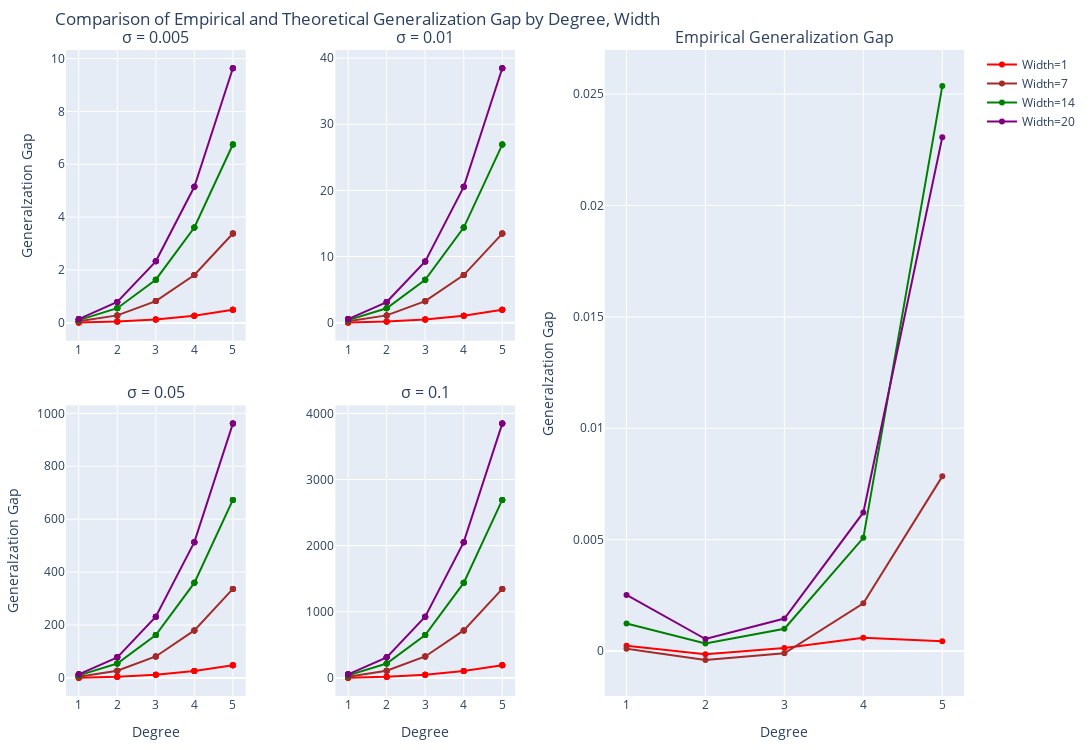

Source (notebook cell):
### Code cell
import plotly.express as px
import plotly.graph_objects as go
from plotly.subplots import make_subplots

# fig = make_subplots(rows=1, cols=2, subplot_titles=("Theoretical Generalization Gap", "Actual Generalization Gap"))
m = 10000
T = 20
Sigma = 0.001
delta = 0.2


sigmas = [ 0.005, 0.01, 0.05,  0.1]
pos = [(1, 1), (1, 2), (2, 1), (2, 2)]
fig = make_subplots(
    rows=2, cols=3,
    specs=[
        [{"type": "xy"}, {"type": "xy"}, {"rowspan": 2, "colspan": 1}],  # First row
        [{"type": "xy"}, {"type": "xy"}, None]                           # Second row
    ],
    column_widths=[0.25, 0.25, 0.5],  # Left half = 0.25+0.25, Right = 0.5
    row_heights=[0.5, 0.5],
    horizontal_spacing=0.10,
    vertical_spacing=0.10,
    subplot_titles=(f"σ = {sigmas[0]}", f"σ = {sigmas[1]}", "Empirical Generalization Gap", f"σ = {sigmas[2]}", f"σ = {sigmas[3]}")
)


# Get unique widths
unique_widths = filtered_data["width"].unique()
colors = ["red", "brown", "green", "purple"]

T = 20
D_f = T + 2
m = 10000
delta = 0.2
Sigma = 0.001
eps = 0.01
d = 8*math.log(T)/eps**2

for i, sigma in enumerate(sigmas): 
    # Plot theo_gen_gap for each width
    filtered_data["theo_gen_gap"] = filtered_data.apply(
    lambda row: theoretical_gen_gap(
        sigma=sigma,
        omega=row["width"],
        D_f=row["deg"],
        T=T,
        Sigma=Sigma,
        m=m,
        delta=delta,
        d=d
    ),
    axis=1)
    for k, width in enumerate(unique_widths):
        subset = filtered_data[filtered_data["width"] == width]
        fig.add_trace(
            go.Scatter(x=subset["deg"], y=subset["theo_gen_gap"], mode='lines+markers', line=dict(color=colors[k]), showlegend=False),
            row=pos[i][0], col=pos[i][1]
        )

# Plot actual_gen_gap for each width, averaging over func
for k, width in enumerate(unique_widths):
    subset = filtered_data[filtered_data["width"] == width]
    avg_actual_gen_gap = subset.groupby("deg")["actual_gen_gap"].mean()
    fig.add_trace(
        go.Scatter(x=avg_actual_gen_gap.index, y=avg_actual_gen_gap.values, mode='lines+markers', line=dict(color=colors[k]), name=f"Width={width}"),
        row=1, col=3
    )

fig.update_layout(
    title="Comparison of Empirical and Theoretical Generalization Gap by Degree, Width",
    height=750,
    width=1200,
    margin=dict(t=50, b=50, l=50, r=50)
)
fig.update_xaxes(title_text="Degree", row=1, col=3)
fig.update_xaxes(title_text="Degree", row=2, col=1)
fig.update_xaxes(title_text="Degree", row=2, col=2)
fig.update_yaxes(title_text="Generalzation Gap", row=1, col=1)
fig.update_yaxes(title_text="Generalzation Gap", row=1, col=3)
fig.update_yaxes(title_text="Generalzation Gap", row=2, col=1)
fig.show()
fig.write_image("plots/unpretrubed vary over sigma.png", width=1200, height=750)

### Figure 1 — Plotly figure (JSON) as saved in the notebook; plotly's stock layout.template omitted (floating-point values rounded to 4 significant figures)
{"data": [{"line": {"color": "red"}, "mode": "lines+markers", "showlegend": false, "type": "scatter", "x": [1, 1, 1, 1, 1, 2, 2, 2, 2, 2, 3, 3, 3, 3, 3, 4, 4, 4, 4, 4, 5, 5, 5, 5, 5], "xaxis": "x", "y": [0.01751, 0.01751, 0.01751, 0.01751, 0.01751, 0.05022, 0.05022, 0.05022, 0.05022, 0.05022, 0.1282, 0.1282, 0.1282, 0.1282, 0.1282, 0.2704, 0.2704, 0.2704, 0.2704, 0.2704, 0.496, 0.496, 0.496, 0.496, 0.496], "yaxis": "y"}, {"line": {"color": "brown"}, "mode": "lines+markers", "showlegend": false, "type": "scatter", "x": [1, 1, 1, 1, 1, 2, 2, 2, 2, 2, 3, 3, 3, 3, 3, 4, 4, 4, 4, 4, 5, 5, 5, 5, 5], "xaxis": "x", "y": [0.05771, 0.05771, 0.05771, 0.05771, 0.05771, 0.2836, 0.2836, 0.2836, 0.2836, 0.2836, 0.8232, 0.8232, 0.8232, 0.8232, 0.8232, 1.811, 1.811, 1.811, 1.811, 1.811, 3.381, 3.381, 3.381, 3.381, 3.381], "yaxis": "y"}, {"line": {"color": "green"}, "mode": "lines+markers", "showlegend": false, "type": "scatter", "x": [1, 1, 1, 1, 1, 2, 2, 2, 2, 2, 3, 3, 3, 3, 3, 4, 4, 4, 4, 4, 5, 5, 5, 5, 5], "xaxis": "x", "y": [0.1046, 0.1046, 0.1046, 0.1046, 0.1046, 0.5557, 0.5557, 0.5557, 0.5557, 0.5557, 1.634, 1.634, 1.634, 1.634, 1.634, 3.608, 3.608, 3.608, 3.608, 3.608, 6.747, 6.747, 6.747, 6.747, 6.747], "yaxis": "y"}, {"line": {"color": "purple"}, "mode": "lines+markers", "showlegend": false, "type": "scatter", "x": [1, 1, 1, 1, 1, 2, 2, 2, 2, 2, 3, 3, 3, 3, 3, 4, 4, 4, 4, 4, 5, 5, 5, 5, 5], "xaxis": "x", "y": [0.1448, 0.1448, 0.1448, 0.1448, 0.1448, 0.789, 0.789, 0.789, 0.789, 0.789, 2.329, 2.329, 2.329, 2.329, 2.329, 5.148, 5.148, 5.148, 5.148, 5.148, 9.632, 9.632, 9.632, 9.632, 9.632], "yaxis": "y"}, {"line": {"color": "red"}, "mode": "lines+markers", "showlegend": false, "type": "scatter", "x": [1, 1, 1, 1, 1, 2, 2, 2, 2, 2, 3, 3, 3, 3, 3, 4, 4, 4, 4, 4, 5, 5, 5, 5, 5], "xaxis": "x2", "y": [0.03256, 0.03256, 0.03256, 0.03256, 0.03256, 0.1613, 0.1613, 0.1613, 0.1613, 0.1613, 0.4694, 0.4694, 0.4694, 0.4694, 0.4694, 1.034, 1.034, 1.034, 1.034, 1.034, 1.931, 1.931, 1.931, 1.931, 1.931], "yaxis": "y2"}, {"line": {"color": "brown"}, "mode": "lines+markers", "showlegend": false, "type": "scatter", "x": [1, 1, 1, 1, 1, 2, 2, 2, 2, 2, 3, 3, 3, 3, 3, 4, 4, 4, 4, 4, 5, 5, 5, 5, 5], "xaxis": "x2", "y": [0.1934, 0.1934, 0.1934, 0.1934, 0.1934, 1.093, 1.093, 1.093, 1.093, 1.093, 3.247, 3.247, 3.247, 3.247, 3.247, 7.193, 7.193, 7.193, 7.193, 7.193, 13.47, 13.47, 13.47, 13.47, 13.47], "yaxis": "y2"}, {"line": {"color": "green"}, "mode": "lines+markers", "showlegend": false, "type": "scatter", "x": [1, 1, 1, 1, 1, 2, 2, 2, 2, 2, 3, 3, 3, 3, 3, 4, 4, 4, 4, 4, 5, 5, 5, 5, 5], "xaxis": "x2", "y": [0.381, 0.381, 0.381, 0.381, 0.381, 2.179, 2.179, 2.179, 2.179, 2.179, 6.487, 6.487, 6.487, 6.487, 6.487, 14.38, 14.38, 14.38, 14.38, 14.38, 26.93, 26.93, 26.93, 26.93, 26.93], "yaxis": "y2"}, {"line": {"color": "purple"}, "mode": "lines+markers", "showlegend": false, "type": "scatter", "x": [1, 1, 1, 1, 1, 2, 2, 2, 2, 2, 3, 3, 3, 3, 3, 4, 4, 4, 4, 4, 5, 5, 5, 5, 5], "xaxis": "x2", "y": [0.5418, 0.5418, 0.5418, 0.5418, 0.5418, 3.111, 3.111, 3.111, 3.111, 3.111, 9.264, 9.264, 9.264, 9.264, 9.264, 20.54, 20.54, 20.54, 20.54, 20.54, 38.47, 38.47, 38.47, 38.47, 38.47], "yaxis": "y2"}, {"line": {"color": "red"}, "mode": "lines+markers", "showlegend": false, "type": "scatter", "x": [1, 1, 1, 1, 1, 2, 2, 2, 2, 2, 3, 3, 3, 3, 3, 4, 4, 4, 4, 4, 5, 5, 5, 5, 5], "xaxis": "x4", "y": [0.6811, 0.6811, 0.6811, 0.6811, 0.6811, 3.891, 3.891, 3.891, 3.891, 3.891, 11.58, 11.58, 11.58, 11.58, 11.58, 25.67, 25.67, 25.67, 25.67, 25.67, 48.08, 48.08, 48.08, 48.08, 48.08], "yaxis": "y4"}, {"line": {"color": "brown"}, "mode": "lines+markers", "showlegend": false, "type": "scatter", "x": [1, 1, 1, 1, 1, 2, 2, 2, 2, 2, 3, 3, 3, 3, 3, 4, 4, 4, 4, 4, 5, 5, 5, 5, 5], "xaxis": "x4", "y": [4.701, 4.701, 4.701, 4.701, 4.701, 27.17, 27.17, 27.17, 27.17, 27.17, 81.0, 81.0, 81.0, 81.0, 81.0, 179.6, 179.6, 179.6, 179.6, 179.6, 336.5, 336.5, 336.5, 336.5, 336.5], "yaxis": "y4"}, {"line": {"color": "green"}, "mode": "lines+markers", "showlegend": false, "type": "scatter", "x": [1, 1, 1, 1, 1, 2, 2, 2, 2, 2, 3, 3, 3, 3, 3, 4, 4, 4, 4, 4, 5, 5, 5, 5, 5], "xaxis": "x4", "y": [9.391, 9.391, 9.391, 9.391, 9.391, 54.33, 54.33, 54.33, 54.33, 54.33, 162.0, 162.0, 162.0, 162.0, 162.0, 359.3, 359.3, 359.3, 359.3, 359.3, 673.0, 673.0, 673.0, 673.0, 673.0], "yaxis": "y4"}, {"line": {"color": "purple"}, "mode": "lines+markers", "showlegend": false, "type": "scatter", "x": [1, 1, 1, 1, 1, 2, 2, 2, 2, 2, 3, 3, 3, 3, 3, 4, 4, 4, 4, 4, 5, 5, 5, 5, 5], "xaxis": "x4", "y": [13.41, 13.41, 13.41, 13.41, 13.41, 77.61, 77.61, 77.61, 77.61, 77.61, 231.4, 231.4, 231.4, 231.4, 231.4, 513.2, 513.2, 513.2, 513.2, 513.2, 961.4, 961.4, 961.4, 961.4, 961.4], "yaxis": "y4"}, {"line": {"color": "red"}, "mode": "lines+markers", "showlegend": false, "type": "scatter", "x": [1, 1, 1, 1, 1, 2, 2, 2, 2, 2, 3, 3, 3, 3, 3, 4, 4, 4, 4, 4, 5, 5, 5, 5, 5], "xaxis": "x5", "y": [2.721, 2.721, 2.721, 2.721, 2.721, 15.56, 15.56, 15.56, 15.56, 15.56, 46.32, 46.32, 46.32, 46.32, 46.32, 102.7, 102.7, 102.7, 102.7, 102.7, 192.3, 192.3, 192.3, 192.3, 192.3], "yaxis": "y5"}, {"line": {"color": "brown"}, "mode": "lines+markers", "showlegend": false, "type": "scatter", "x": [1, 1, 1, 1, 1, 2, 2, 2, 2, 2, 3, 3, 3, 3, 3, 4, 4, 4, 4, 4, 5, 5, 5, 5, 5], "xaxis": "x5", "y": [18.8, 18.8, 18.8, 18.8, 18.8, 108.7, 108.7, 108.7, 108.7, 108.7, 324.0, 324.0, 324.0, 324.0, 324.0, 718.5, 718.5, 718.5, 718.5, 718.5, 1346.0, 1346.0, 1346.0, 1346.0, 1346.0], "yaxis": "y5"}, {"line": {"color": "green"}, "mode": "lines+markers", "showlegend": false, "type": "scatter", "x": [1, 1, 1, 1, 1, 2, 2, 2, 2, 2, 3, 3, 3, 3, 3, 4, 4, 4, 4, 4, 5, 5, 5, 5, 5], "xaxis": "x5", "y": [37.56, 37.56, 37.56, 37.56, 37.56, 217.3, 217.3, 217.3, 217.3, 217.3, 648.0, 648.0, 648.0, 648.0, 648.0, 1437.0, 1437.0, 1437.0, 1437.0, 1437.0, 2692.0, 2692.0, 2692.0, 2692.0, 2692.0], "yaxis": "y5"}, {"line": {"color": "purple"}, "mode": "lines+markers", "showlegend": false, "type": "scatter", "x": [1, 1, 1, 1, 1, 2, 2, 2, 2, 2, 3, 3, 3, 3, 3, 4, 4, 4, 4, 4, 5, 5, 5, 5, 5], "xaxis": "x5", "y": [53.64, 53.64, 53.64, 53.64, 53.64, 310.4, 310.4, 310.4, 310.4, 310.4, 925.6, 925.6, 925.6, 925.6, 925.6, 2053.0, 2053.0, 2053.0, 2053.0, 2053.0, 3846.0, 3846.0, 3846.0, 3846.0, 3846.0], "yaxis": "y5"}, {"line": {"color": "red"}, "mode": "lines+markers", "name": "Width=1", "type": "scatter", "x": [1, 2, 3, 4, 5], "xaxis": "x3", "y": [0.00024, -0.00014, 0.00014, 0.0006, 0.00044], "yaxis": "y3"}, {"line": {"color": "brown"}, "mode": "lines+markers", "name": "Width=7", "type": "scatter", "x": [1, 2, 3, 4, 5], "xaxis": "x3", "y": [0.0001, -0.0004, -0.0001, 0.00214, 0.00784], "yaxis": "y3"}, {"line": {"color": "green"}, "mode": "lines+markers", "name": "Width=14", "type": "scatter", "x": [1, 2, 3, 4, 5], "xaxis": "x3", "y": [0.00124, 0.00034, 0.001, 0.00508, 0.02536], "yaxis": "y3"}, {"line": {"color": "purple"}, "mode": "lines+markers", "name": "Width=20", "type": "scatter", "x": [1, 2, 3, 4, 5], "xaxis": "x3", "y": [0.00252, 0.00054, 0.00146, 0.00622, 0.02306], "yaxis": "y3"}], "layout": {"annotations": [{"font": {"size": 16}, "showarrow": false, "text": "σ = 0.005", "x": 0.1, "xanchor": "center", "xref": "paper", "y": 1, "yanchor": "bottom", "yref": "paper"}, {"font": {"size": 16}, "showarrow": false, "text": "σ = 0.01", "x": 0.4, "xanchor": "center", "xref": "paper", "y": 1, "yanchor": "bottom", "yref": "paper"}, {"font": {"size": 16}, "showarrow": false, "text": "Empirical Generalization Gap", "x": 0.8, "xanchor": "center", "xref": "paper", "y": 1, "yanchor": "bottom", "yref": "paper"}, {"font": {"size": 16}, "showarrow": false, "text": "σ = 0.05", "x": 0.1, "xanchor": "center", "xref": "paper", "y": 0.45, "yanchor": "bottom", "yref": "paper"}, {"font": {"size": 16}, "showarrow": false, "text": "σ = 0.1", "x": 0.4, "xanchor": "center", "xref": "paper", "y": 0.45, "yanchor": "bottom", "yref": "paper"}], "height": 750, "margin": {"b": 50, "l": 50, "r": 50, "t": 50}, "title": {"text": "Comparison of Empirical and Theoretical Generalization Gap by Degree, Width"}, "width": 1200, "xaxis": {"anchor": "y", "domain": [0, 0.2]}, "xaxis2": {"anchor": "y2", "domain": [0.3, 0.5]}, "xaxis3": {"anchor": "y3", "domain": [0.6, 1], "title": {"text": "Degree"}}, "xaxis4": {"anchor": "y4", "domain": [0, 0.2], "title": {"text": "Degree"}}, "xaxis5": {"anchor": "y5", "domain": [0.3, 0.5], "title": {"text": "Degree"}}, "yaxis": {"anchor": "x", "domain": [0.55, 1], "title": {"text": "Generalzation Gap"}}, "yaxis2": {"anchor": "x2", "domain": [0.55, 1]}, "yaxis3": {"anchor": "x3", "domain": [0, 1], "title": {"text": "Generalzation Gap"}}, "yaxis4": {"anchor": "x4", "domain": [0, 0.45], "title": {"text": "Generalzation Gap"}}, "yaxis5": {"anchor": "x5", "domain": [0, 0.45]}}}
